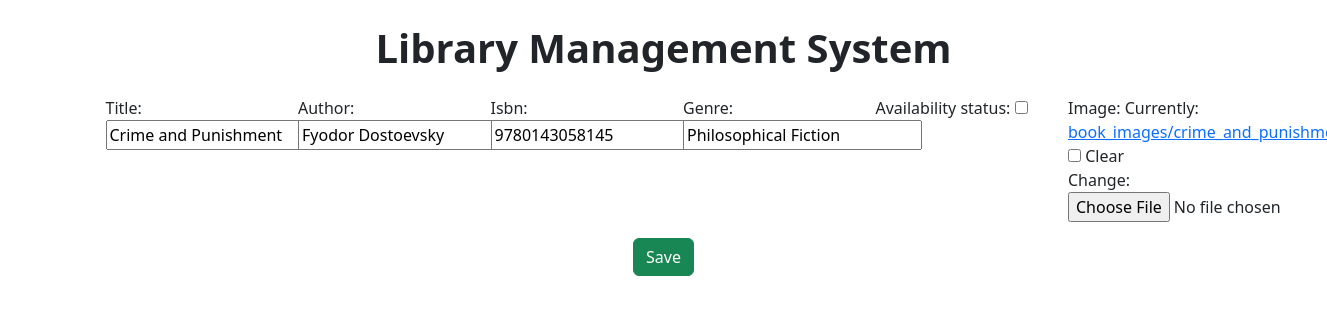
Screenshot of /book/3/ with the database file from the repository.
### library/models.py (models this page shows, shortened)
class Book(models.Model):
    title = models.CharField(max_length=200)
    author = models.CharField(max_length=200)
    isbn = models.CharField(max_length=20, unique=True)
    genre = models.CharField(max_length=50)
    availability_status = models.BooleanField(default=True)
    image = models.ImageField(upload_to='book_images/', blank=True, null=True)

### library/views.py (the view)
# urls.py: path('book/<int:pk>/', views.BookUpdateView.as_view(), name='book_update'),
class BookUpdateView(UpdateView):
    model = Book
    fields = ['title', 'author', 'isbn', 'genre', 'availability_status', 'image']
    template_name = 'library/book_form.html'
    success_url = reverse_lazy('book_list')

### library/templates/library/book_form.html (shortened to what this page needs)
{% extends 'library/base.html' %} {% block content %}
<form method="post" enctype="multipart/form-data" class="form-container">
  <div class="row">
    {% for field in form %}
    <div class="col">{{ field.label_tag }} {{ field }}</div>
    {% endfor %}
  </div>
  <div class="row mt-3">
    <div class="col text-center">
      <button type="submit" class="btn btn-success">Save</button>
    </div>
  </div>
</form>
{% endblock %}

### library/templates/library/book_form.html (style rules this page uses)
.form-container .row { display: flex; gap: 15px; flex-wrap: nowrap; }
.form-container .row .col { flex: 1; min-width: 150px; }

### rows the page displays
Book: form "Crime and Punishment" "Fyodor Dostoevsky" "9780143058145" "Philosophical Fiction"

### other values shown
{{ field.label_tag }} "Title:" "Author:" "Isbn:" "Genre:" "Availability status:" "Image:"
